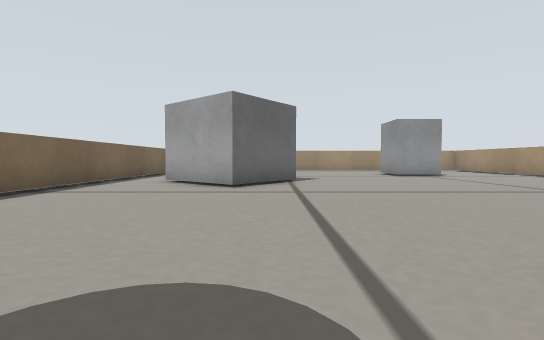
View 1 (above)

16 first-person views from a walk through a world built for the Gazebo simulator. The camera is 0.03 m above the floor, tilts 2° down and sees 85° across. The floor is counted in squares, 0.05 m on a side. Each view is taken from the middle of a square. On the plan, view 1 faces up. The plan holds only what a view shows up to about 9 squares ahead; the rest is blank. Robots are left out.

View 2
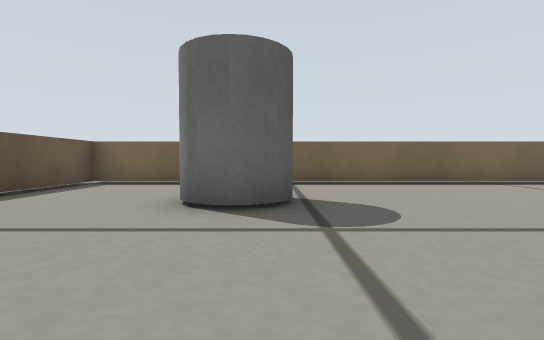

View 3
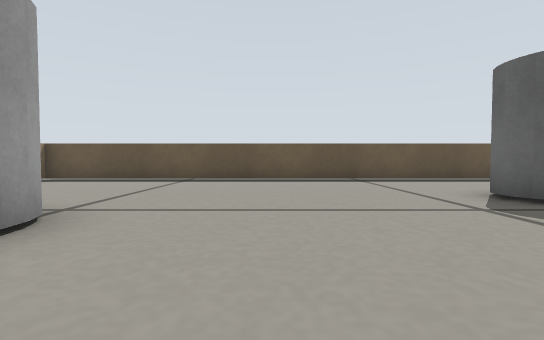

View 4
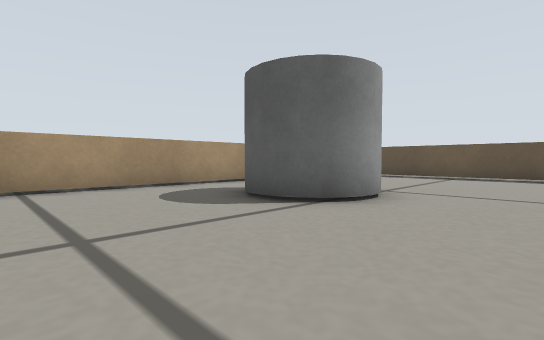

View 5
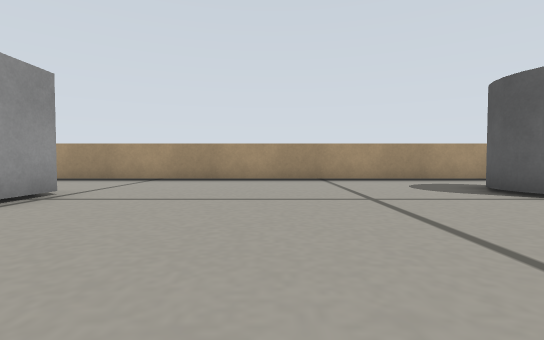

View 6
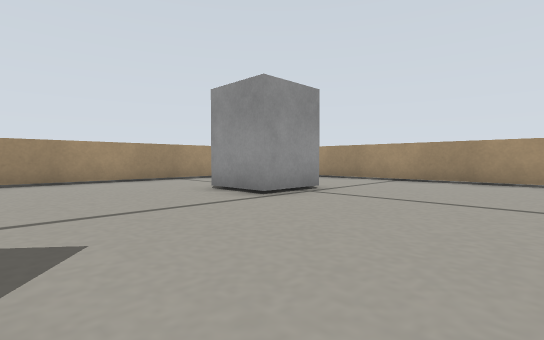

View 7
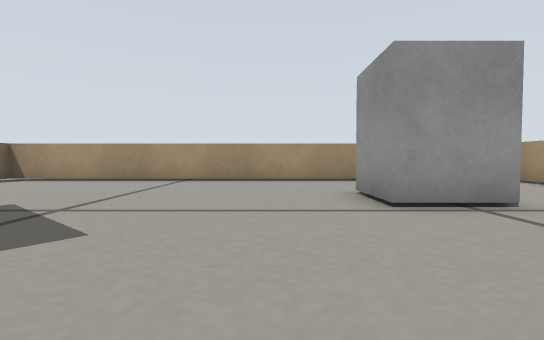

View 8
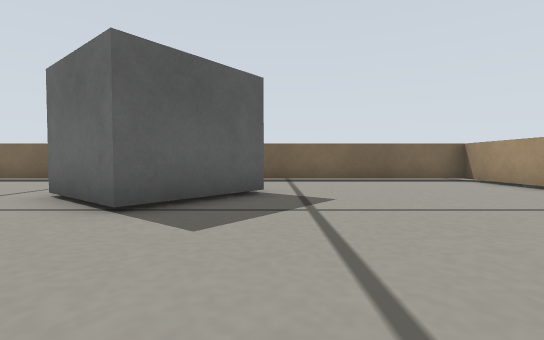

View 9
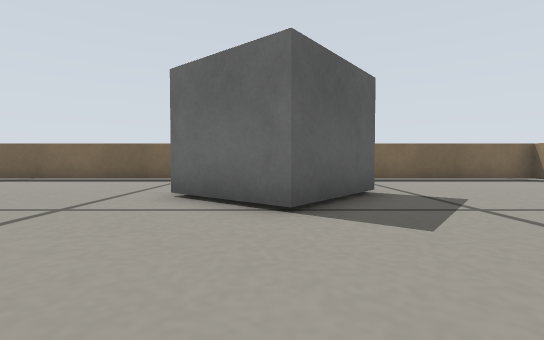

View 10
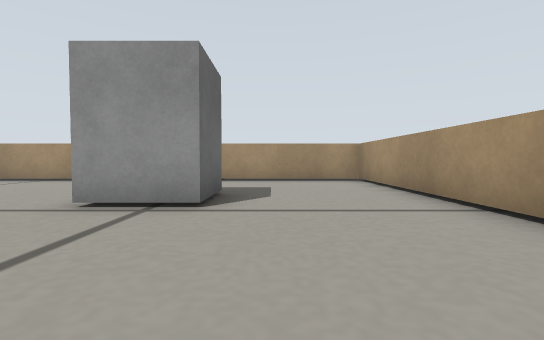

View 11
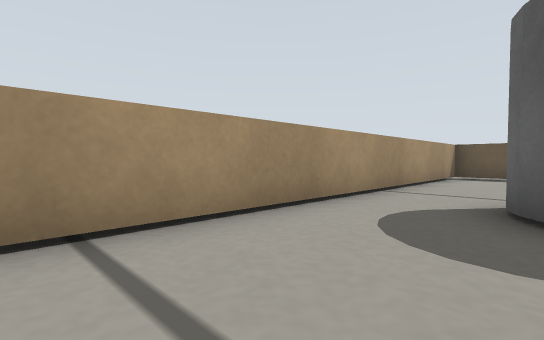

View 12
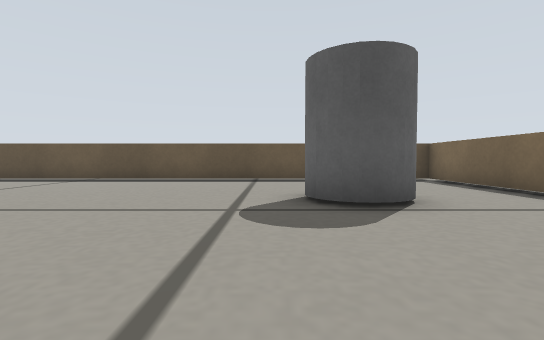

View 13
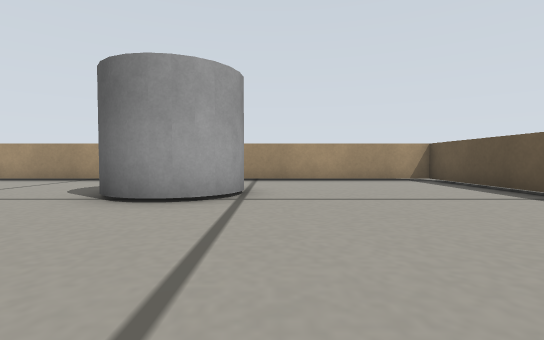

View 14
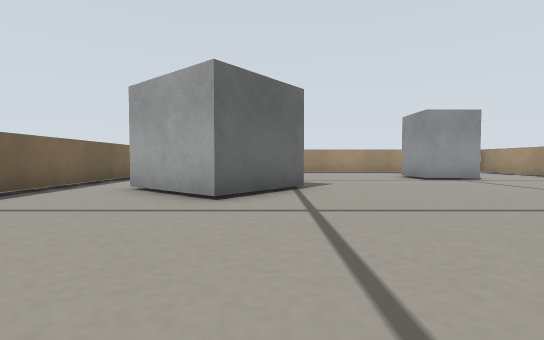

View 15
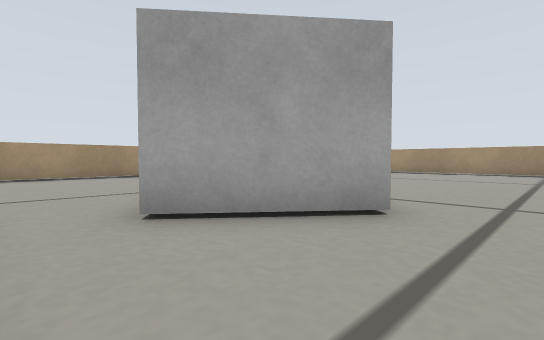

View 16
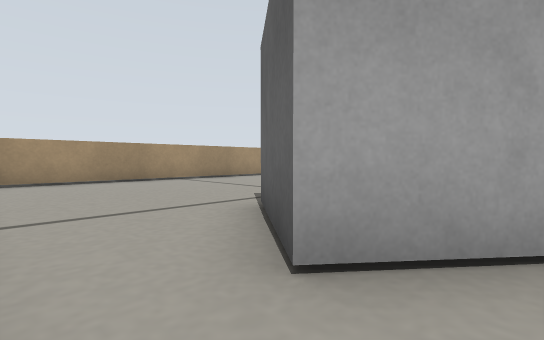

### Floor plan
Key: @ floor where view 1 was taken; # wall or solid block; . floor; B grey box; C grey cylinder.
Columns run from 5 left of view 1 to 10 right of it. Each row starts with its distance up from view 1.
 16 ################
 15 #..............#
 14 #..............#
 13 #..............#
 12 #.........BB...#
 11 #.........BB...#
 10 #...B..........#
  9 #..BBB.........#
  8 #.BB BB........#
  7 #..BBB.........#
  6 #...B..........#
  5 #..............#
  4 #..............#
  3 #..........CC..#
  2 #.........CCC..#
  1 #.........CC ..#
  0 #..CC@.........#
 -1 #..CC..........#
 -2 #..............#
 -3 #..............#
 -4 #..............#
 -5 ################

Positions as (right, up) in squares from view 1, and headings:
1: (0, 0), facing up
2: (3, 0), facing left
3: (3, 4), facing down
4: (3, 6), facing down-right
5: (1, 7), facing right
6: (1, 7), facing up-right
7: (3, 7), facing up
8: (4, 10), facing left
9: (4, 8), facing left
10: (7, 7), facing up
11: (7, 6), facing down-right
12: (0, 4), facing down
13: (1, 0), facing right
14: (0, 2), facing up
15: (-4, 5), facing up-right
16: (-4, 7), facing up-right
